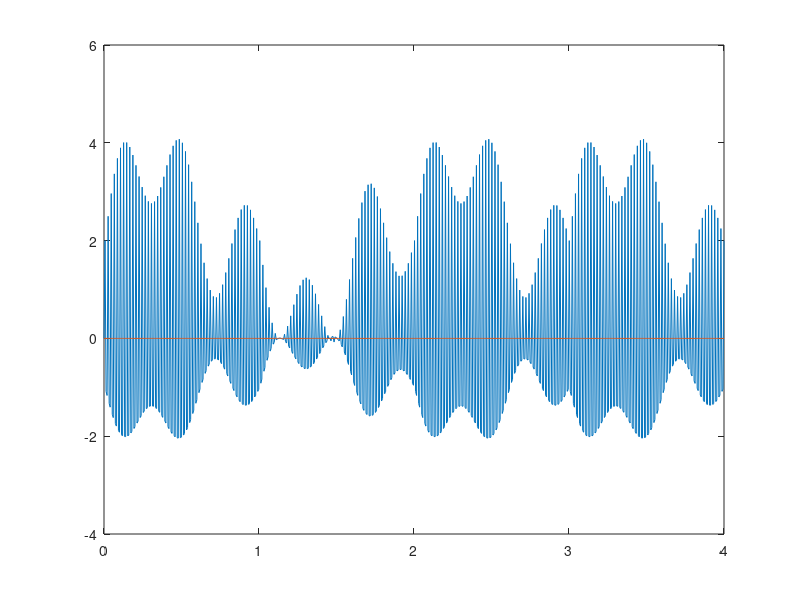
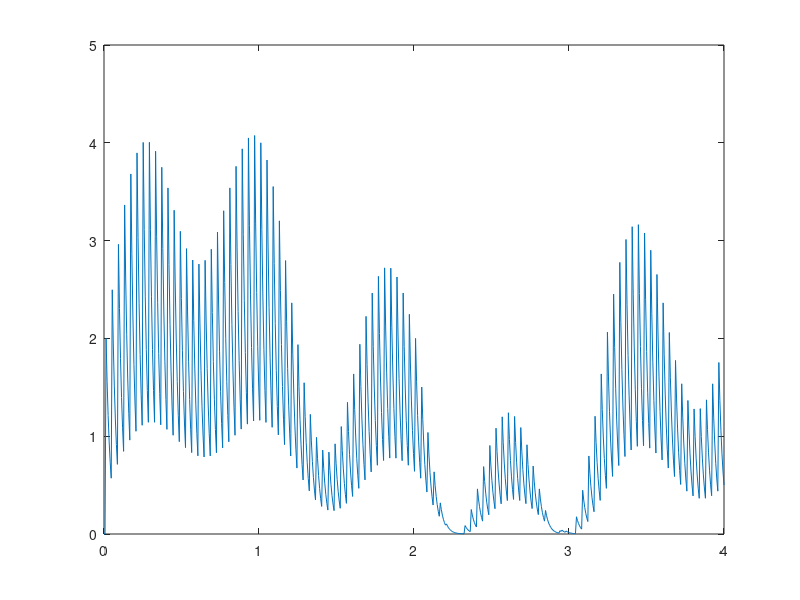

Write the MATLAB code that produced these figures, in order. (Note: this script raises an error after producing the figures.)
u = dlmread('data.mat');
dt = 4/601;
t = 0:dt:4;
figure;
plot(t,u);
% m = u.*cos(2*pi*100*t);
% [Y,f,~] = contFT(m,t(1),dt,10^-3);
% figure;
% plot(f,Y);
Vd(1) = 0;

for i = 2:length(u)

    if u(i) > Vd(i-1)              % diode on (charging)

        Vd(i) = u(i);

    else                                % diode off (discharging)

        Vd(i) = Vd(i-1) - (dt/0.03)*Vd(i-1);

    end

end
% [Y,f,~] = contFT(Vd,t(1),dt,10^-3);
% figure;
% plot(f,Y);
figure;
plot(t,Vd);
u(u < 0) = 0;
% t = t(u >= 0);
h = exp(-t/0.03); % rc = 0.03
[Y,ty] = contconv(u,h,0,0,4/601);
Y1 = Y - mean(Y);
lp = lowpass(Y1,10,150);
lp1 = lowpass(Vd,10,150);
figure;
plot(ty,Y1);
xlim([0 4]);
figure;
plot(ty,lp);
xlim([0 4]);
figure;
plot(t,lp1);
function [X,f,df] = contFT(x,tstart,dt,df_desired) 
%Use Matlab DFT for approximate computation of continuous time Fourier transform
%INPUTS 
%x = vector of time domain samples, assumed uniformly spaced %tstart= time at which first sample is taken
%dt = spacing between samples  
%df_desired = desired frequency resolution 
%OUTPUTS 
% X=vector of samples of Fourier transform 
%f=corresponding vector of frequencies at which samples are obtained
%df=freq resolution attained (redundant--already available from %difference of consecutive entries of f
%%%%%%%%%
%minimum FFT size determined by desired freq res or length of x 
Nmin=max(ceil(1/(df_desired*dt)),length(x));  
%choose FFT size to be the next power of 2
Nfft = 2^(nextpow2(Nmin));
%compute Fourier transform, centering around DC
X=dt*fftshift(fft(x,Nfft));
%achieved frequency resolution
df=1/(Nfft*dt); 
%range of frequencies covered 
f = ((0:Nfft-1)-Nfft/2)*df;
%same as f=-1/(2*dt):df:1/(2*dt) - df %phase shift associated with start time
X=X.*exp(-1i*2*pi*f*tstart);
end

function [y,t] = contconv(x1,x2,s1,s2,dt)
y = conv(x1,x2)*dt;
s1_2 = s1 + (length(x1)-1)*dt;
s2_2 = s2 + (length(x2)-1)*dt;
t1 = s1+ s2;
t2 = s2_2 + s1_2;
t = t1:dt:t2;
end